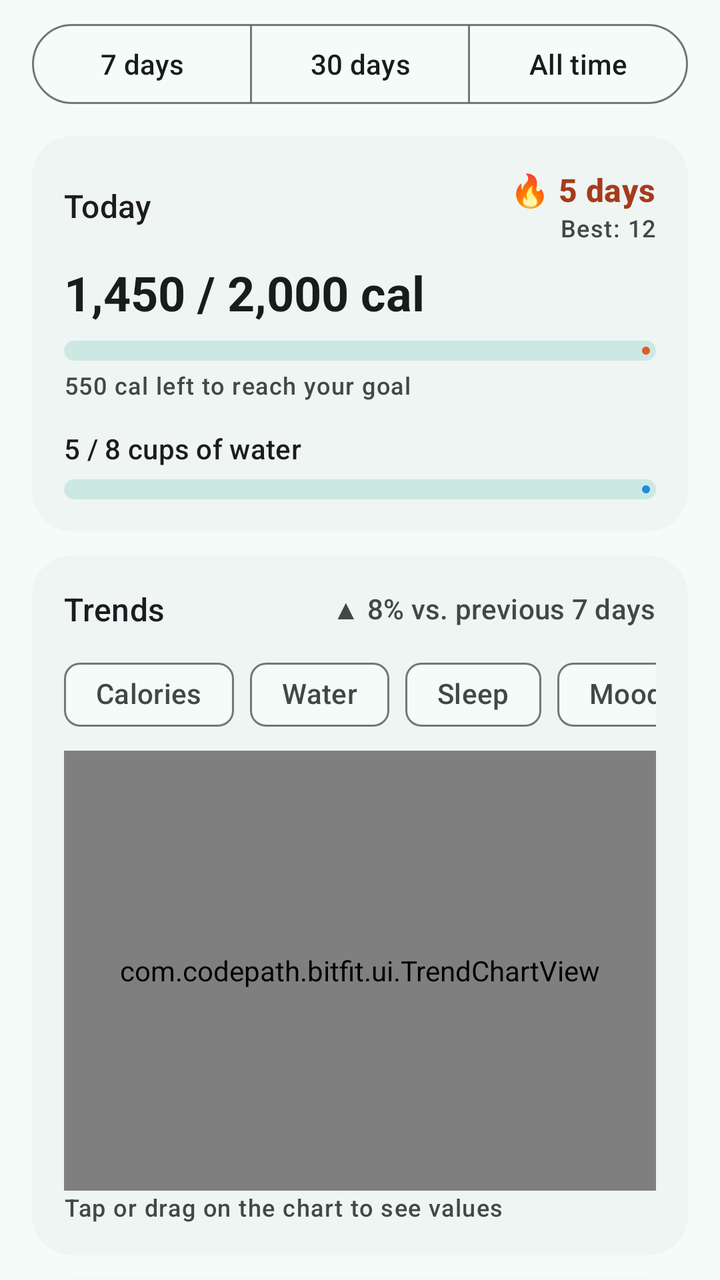
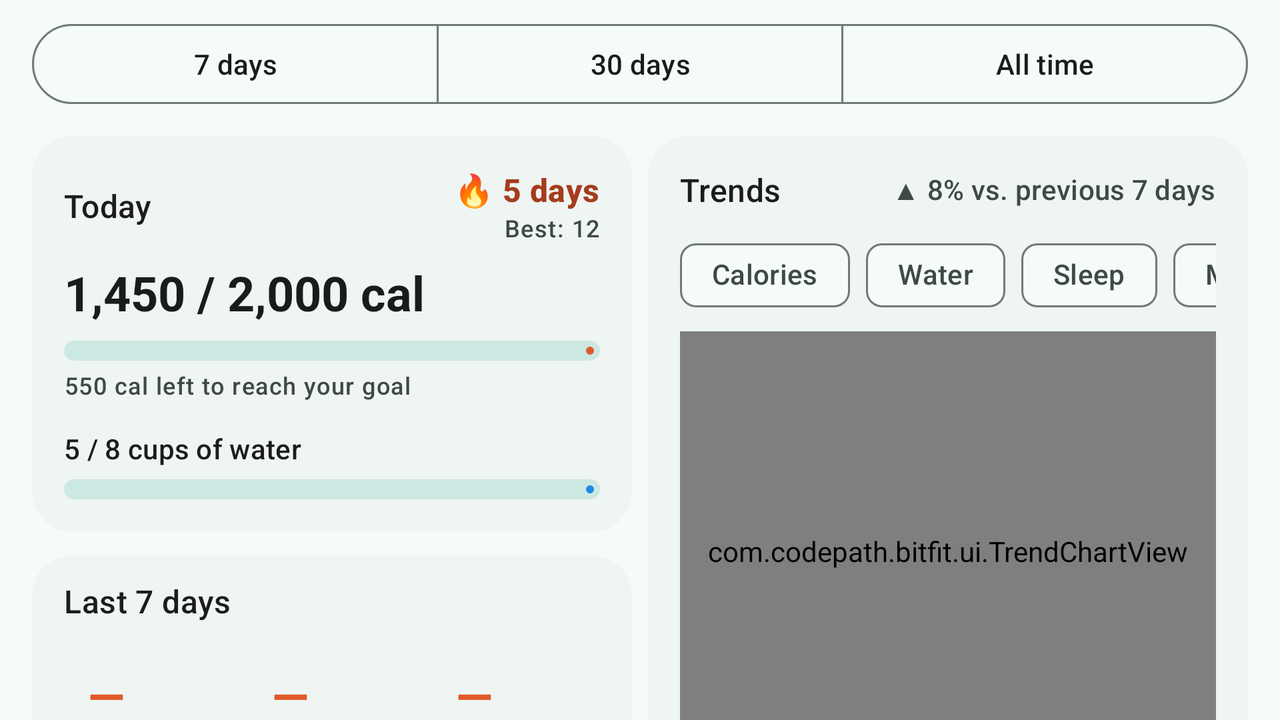

One screen, two layout resources from the same app: the default and the repository's alternative for another configuration. Each is rendered where Android would select it; the XML of both is given below.
<!-- AndroidManifest.xml: application theme Theme.BitFit -->
<!-- res/layout/fragment_dashboard.xml -->
<?xml version="1.0" encoding="utf-8"?>
<FrameLayout xmlns:android="http://schemas.android.com/apk/res/android"
    xmlns:app="http://schemas.android.com/apk/res-auto"
    android:layout_width="match_parent"
    android:layout_height="match_parent">

    <androidx.core.widget.NestedScrollView
        android:id="@+id/dashboard_content"
        android:layout_width="match_parent"
        android:layout_height="match_parent"
        android:clipToPadding="false"
        android:paddingHorizontal="12dp"
        android:paddingTop="8dp"
        android:paddingBottom="96dp">

        <LinearLayout
            android:layout_width="match_parent"
            android:layout_height="wrap_content"
            android:orientation="vertical">

            <com.google.android.material.button.MaterialButtonToggleGroup
                android:id="@+id/range_toggle"
                android:layout_width="match_parent"
                android:layout_height="wrap_content"
                android:layout_marginHorizontal="4dp"
                app:selectionRequired="true"
                app:singleSelection="true">

                <Button
                    android:id="@+id/range_week"
                    style="?attr/materialButtonOutlinedStyle"
                    android:layout_width="0dp"
                    android:layout_height="wrap_content"
                    android:layout_weight="1"
                    android:text="@string/range_week" />

                <Button
                    android:id="@+id/range_month"
                    style="?attr/materialButtonOutlinedStyle"
                    android:layout_width="0dp"
                    android:layout_height="wrap_content"
                    android:layout_weight="1"
                    android:text="@string/range_month" />

                <Button
                    android:id="@+id/range_all"
                    style="?attr/materialButtonOutlinedStyle"
                    android:layout_width="0dp"
                    android:layout_height="wrap_content"
                    android:layout_weight="1"
                    android:text="@string/range_all" />
            </com.google.android.material.button.MaterialButtonToggleGroup>
                <include
                    android:id="@+id/today_card"
                    layout="@layout/card_today"
                    android:layout_width="match_parent"
                    android:layout_height="wrap_content"
                    android:layout_marginHorizontal="4dp"
                    android:layout_marginTop="12dp" />
                <include
                    android:id="@+id/trend_card"
                    layout="@layout/card_trend"
                    android:layout_width="match_parent"
                    android:layout_height="wrap_content"
                    android:layout_marginHorizontal="4dp"
                    android:layout_marginTop="12dp" />
                <include
                    android:id="@+id/stats_card"
                    layout="@layout/card_stats"
                    android:layout_width="match_parent"
                    android:layout_height="wrap_content"
                    android:layout_marginHorizontal="4dp"
                    android:layout_marginTop="12dp" />
        </LinearLayout>
    </androidx.core.widget.NestedScrollView>

    <androidx.core.widget.NestedScrollView
        android:id="@+id/empty_state"
        android:layout_width="match_parent"
        android:layout_height="match_parent"
        android:fillViewport="true"
        android:visibility="gone">

        <LinearLayout
            android:layout_width="match_parent"
            android:layout_height="wrap_content"
            android:layout_gravity="center"
            android:gravity="center_horizontal"
            android:orientation="vertical"
            android:padding="32dp">

            <TextView
                android:layout_width="wrap_content"
                android:layout_height="wrap_content"
                android:importantForAccessibility="no"
                android:text="📊"
                android:textSize="56sp" />

            <TextView
                android:layout_width="wrap_content"
                android:layout_height="wrap_content"
                android:layout_marginTop="12dp"
                android:text="@string/dashboard_empty_title"
                android:textAppearance="@style/TextAppearance.Material3.TitleLarge" />

            <TextView
                android:layout_width="wrap_content"
                android:layout_height="wrap_content"
                android:layout_marginTop="8dp"
                android:gravity="center"
                android:maxWidth="380dp"
                android:text="@string/dashboard_empty_body"
                android:textAppearance="@style/TextAppearance.Material3.BodyMedium"
                android:textColor="?attr/colorOnSurfaceVariant" />

            <com.google.android.material.button.MaterialButton
                android:id="@+id/empty_action"
                android:layout_width="wrap_content"
                android:layout_height="wrap_content"
                android:layout_marginTop="20dp"
                android:text="@string/empty_action"
                app:icon="@drawable/ic_add" />
        </LinearLayout>
    </androidx.core.widget.NestedScrollView>
</FrameLayout>
<!-- res/layout/card_today.xml (included above) -->
<?xml version="1.0" encoding="utf-8"?>
<com.google.android.material.card.MaterialCardView xmlns:android="http://schemas.android.com/apk/res/android"
    xmlns:app="http://schemas.android.com/apk/res-auto"
    xmlns:tools="http://schemas.android.com/tools"
    android:layout_width="match_parent"
    android:layout_height="wrap_content">

    <LinearLayout
        android:layout_width="match_parent"
        android:layout_height="wrap_content"
        android:orientation="vertical"
        android:padding="16dp">

        <LinearLayout
            android:layout_width="match_parent"
            android:layout_height="wrap_content"
            android:gravity="center_vertical"
            android:orientation="horizontal">

            <TextView
                android:layout_width="0dp"
                android:layout_height="wrap_content"
                android:layout_weight="1"
                android:text="@string/today_title"
                android:textAppearance="@style/TextAppearance.Material3.TitleMedium" />

            <LinearLayout
                android:layout_width="wrap_content"
                android:layout_height="wrap_content"
                android:gravity="end"
                android:orientation="vertical">

                <TextView
                    android:id="@+id/streak_value"
                    android:layout_width="wrap_content"
                    android:layout_height="wrap_content"
                    android:textAppearance="@style/TextAppearance.Material3.TitleMedium"
                    android:textColor="?attr/colorTertiary"
                    android:textStyle="bold"
                    tools:text="🔥 5 days" />

                <TextView
                    android:id="@+id/best_streak_value"
                    android:layout_width="wrap_content"
                    android:layout_height="wrap_content"
                    android:textAppearance="@style/TextAppearance.BitFit.StatLabel"
                    tools:text="Best: 12" />
            </LinearLayout>
        </LinearLayout>

        <TextView
            android:id="@+id/today_calories"
            android:layout_width="wrap_content"
            android:layout_height="wrap_content"
            android:layout_marginTop="8dp"
            android:textAppearance="@style/TextAppearance.BitFit.StatValue"
            tools:text="1,450 / 2,000 cal" />

        <com.google.android.material.progressindicator.LinearProgressIndicator
            android:id="@+id/today_calories_progress"
            android:layout_width="match_parent"
            android:layout_height="wrap_content"
            android:layout_marginTop="8dp"
            app:indicatorColor="@color/metric_calories"
            app:trackCornerRadius="6dp"
            app:trackThickness="10dp" />

        <TextView
            android:id="@+id/today_calories_hint"
            android:layout_width="wrap_content"
            android:layout_height="wrap_content"
            android:layout_marginTop="4dp"
            android:textAppearance="@style/TextAppearance.BitFit.StatLabel"
            tools:text="550 cal left to reach your goal" />

        <TextView
            android:id="@+id/today_water"
            android:layout_width="wrap_content"
            android:layout_height="wrap_content"
            android:layout_marginTop="14dp"
            android:textAppearance="@style/TextAppearance.Material3.TitleSmall"
            tools:text="5 / 8 cups of water" />

        <com.google.android.material.progressindicator.LinearProgressIndicator
            android:id="@+id/today_water_progress"
            android:layout_width="match_parent"
            android:layout_height="wrap_content"
            android:layout_marginTop="6dp"
            app:indicatorColor="@color/metric_water"
            app:trackCornerRadius="6dp"
            app:trackThickness="10dp" />
    </LinearLayout>
</com.google.android.material.card.MaterialCardView>
<!-- res/layout/card_trend.xml (included above) -->
<?xml version="1.0" encoding="utf-8"?>
<com.google.android.material.card.MaterialCardView xmlns:android="http://schemas.android.com/apk/res/android"
    xmlns:app="http://schemas.android.com/apk/res-auto"
    xmlns:tools="http://schemas.android.com/tools"
    android:layout_width="match_parent"
    android:layout_height="wrap_content">

    <LinearLayout
        android:layout_width="match_parent"
        android:layout_height="wrap_content"
        android:orientation="vertical"
        android:padding="16dp">

        <LinearLayout
            android:layout_width="match_parent"
            android:layout_height="wrap_content"
            android:gravity="center_vertical"
            android:orientation="horizontal">

            <TextView
                android:layout_width="0dp"
                android:layout_height="wrap_content"
                android:layout_weight="1"
                android:text="@string/trend_title"
                android:textAppearance="@style/TextAppearance.Material3.TitleMedium" />

            <TextView
                android:id="@+id/trend_change"
                android:layout_width="wrap_content"
                android:layout_height="wrap_content"
                android:textAppearance="@style/TextAppearance.Material3.LabelLarge"
                android:textColor="?attr/colorOnSurfaceVariant"
                tools:text="▲ 8% vs. previous 7 days" />
        </LinearLayout>

        <HorizontalScrollView
            android:layout_width="match_parent"
            android:layout_height="wrap_content"
            android:layout_marginTop="8dp"
            android:scrollbars="none">

            <com.google.android.material.chip.ChipGroup
                android:id="@+id/metric_chips"
                android:layout_width="wrap_content"
                android:layout_height="wrap_content"
                app:selectionRequired="true"
                app:singleLine="true"
                app:singleSelection="true">

                <com.google.android.material.chip.Chip
                    android:id="@+id/chip_calories"
                    style="@style/Widget.Material3.Chip.Filter"
                    android:layout_width="wrap_content"
                    android:layout_height="wrap_content"
                    android:text="@string/metric_calories" />

                <com.google.android.material.chip.Chip
                    android:id="@+id/chip_water"
                    style="@style/Widget.Material3.Chip.Filter"
                    android:layout_width="wrap_content"
                    android:layout_height="wrap_content"
                    android:text="@string/metric_water" />

                <com.google.android.material.chip.Chip
                    android:id="@+id/chip_sleep"
                    style="@style/Widget.Material3.Chip.Filter"
                    android:layout_width="wrap_content"
                    android:layout_height="wrap_content"
                    android:text="@string/metric_sleep" />

                <com.google.android.material.chip.Chip
                    android:id="@+id/chip_mood"
                    style="@style/Widget.Material3.Chip.Filter"
                    android:layout_width="wrap_content"
                    android:layout_height="wrap_content"
                    android:text="@string/metric_mood" />
            </com.google.android.material.chip.ChipGroup>
        </HorizontalScrollView>

        <com.codepath.bitfit.ui.TrendChartView
            android:id="@+id/trend_chart"
            android:layout_width="match_parent"
            android:layout_height="220dp"
            android:layout_marginTop="4dp" />

        <TextView
            android:layout_width="wrap_content"
            android:layout_height="wrap_content"
            android:text="@string/trend_hint"
            android:textAppearance="@style/TextAppearance.BitFit.StatLabel" />
    </LinearLayout>
</com.google.android.material.card.MaterialCardView>
<!-- res/layout/card_stats.xml (included above) -->
<?xml version="1.0" encoding="utf-8"?>
<com.google.android.material.card.MaterialCardView xmlns:android="http://schemas.android.com/apk/res/android"
    xmlns:tools="http://schemas.android.com/tools"
    android:layout_width="match_parent"
    android:layout_height="wrap_content">

    <LinearLayout
        android:layout_width="match_parent"
        android:layout_height="wrap_content"
        android:orientation="vertical"
        android:padding="12dp">

        <TextView
            android:id="@+id/stats_title"
            android:layout_width="wrap_content"
            android:layout_height="wrap_content"
            android:layout_marginStart="4dp"
            android:layout_marginBottom="4dp"
            android:textAppearance="@style/TextAppearance.Material3.TitleMedium"
            tools:text="Last 7 days" />

        <LinearLayout
            android:layout_width="match_parent"
            android:layout_height="wrap_content"
            android:orientation="horizontal">
            <LinearLayout style="@style/Widget.BitFit.StatTile">
                <TextView
                    android:id="@+id/stat_avg_calories"
                    android:layout_width="wrap_content"
                    android:layout_height="wrap_content"
                    android:maxLines="1"
                    android:textAppearance="@style/TextAppearance.BitFit.StatValue"
                    android:textColor="@color/metric_calories"
                    tools:text="—" />
                <TextView
                    android:layout_width="wrap_content"
                    android:layout_height="wrap_content"
                    android:text="@string/stat_avg_calories"
                    android:textAppearance="@style/TextAppearance.BitFit.StatLabel" />
            </LinearLayout>
            <LinearLayout style="@style/Widget.BitFit.StatTile">
                <TextView
                    android:id="@+id/stat_min_calories"
                    android:layout_width="wrap_content"
                    android:layout_height="wrap_content"
                    android:maxLines="1"
                    android:textAppearance="@style/TextAppearance.BitFit.StatValue"
                    android:textColor="@color/metric_calories"
                    tools:text="—" />
                <TextView
                    android:layout_width="wrap_content"
                    android:layout_height="wrap_content"
                    android:text="@string/stat_min_calories"
                    android:textAppearance="@style/TextAppearance.BitFit.StatLabel" />
            </LinearLayout>
            <LinearLayout style="@style/Widget.BitFit.StatTile">
                <TextView
                    android:id="@+id/stat_max_calories"
                    android:layout_width="wrap_content"
                    android:layout_height="wrap_content"
                    android:maxLines="1"
                    android:textAppearance="@style/TextAppearance.BitFit.StatValue"
                    android:textColor="@color/metric_calories"
                    tools:text="—" />
                <TextView
                    android:layout_width="wrap_content"
                    android:layout_height="wrap_content"
                    android:text="@string/stat_max_calories"
                    android:textAppearance="@style/TextAppearance.BitFit.StatLabel" />
            </LinearLayout>
        </LinearLayout>
        <LinearLayout
            android:layout_width="match_parent"
            android:layout_height="wrap_content"
            android:orientation="horizontal">
            <LinearLayout style="@style/Widget.BitFit.StatTile">
                <TextView
                    android:id="@+id/stat_avg_water"
                    android:layout_width="wrap_content"
                    android:layout_height="wrap_content"
                    android:maxLines="1"
                    android:textAppearance="@style/TextAppearance.BitFit.StatValue"
                    android:textColor="@color/metric_water"
                    tools:text="—" />
                <TextView
                    android:layout_width="wrap_content"
                    android:layout_height="wrap_content"
                    android:text="@string/stat_avg_water"
                    android:textAppearance="@style/TextAppearance.BitFit.StatLabel" />
            </LinearLayout>
            <LinearLayout style="@style/Widget.BitFit.StatTile">
                <TextView
                    android:id="@+id/stat_avg_sleep"
                    android:layout_width="wrap_content"
                    android:layout_height="wrap_content"
                    android:maxLines="1"
                    android:textAppearance="@style/TextAppearance.BitFit.StatValue"
                    android:textColor="@color/metric_sleep"
                    tools:text="—" />
                <TextView
                    android:layout_width="wrap_content"
                    android:layout_height="wrap_content"
                    android:text="@string/stat_avg_sleep"
                    android:textAppearance="@style/TextAppearance.BitFit.StatLabel" />
            </LinearLayout>
            <LinearLayout style="@style/Widget.BitFit.StatTile">
                <TextView
                    android:id="@+id/stat_avg_mood"
                    android:layout_width="wrap_content"
                    android:layout_height="wrap_content"
                    android:maxLines="1"
                    android:textAppearance="@style/TextAppearance.BitFit.StatValue"
                    android:textColor="@color/metric_mood"
                    tools:text="—" />
                <TextView
                    android:layout_width="wrap_content"
                    android:layout_height="wrap_content"
                    android:text="@string/stat_avg_mood"
                    android:textAppearance="@style/TextAppearance.BitFit.StatLabel" />
            </LinearLayout>
        </LinearLayout>
        <LinearLayout
            android:layout_width="match_parent"
            android:layout_height="wrap_content"
            android:orientation="horizontal">
            <LinearLayout style="@style/Widget.BitFit.StatTile">
                <TextView
                    android:id="@+id/stat_days_logged"
                    android:layout_width="wrap_content"
                    android:layout_height="wrap_content"
                    android:maxLines="1"
                    android:textAppearance="@style/TextAppearance.BitFit.StatValue"
                    android:textColor="?attr/colorPrimary"
                    tools:text="—" />
                <TextView
                    android:layout_width="wrap_content"
                    android:layout_height="wrap_content"
                    android:text="@string/stat_days_logged"
                    android:textAppearance="@style/TextAppearance.BitFit.StatLabel" />
            </LinearLayout>
            <LinearLayout style="@style/Widget.BitFit.StatTile">
                <TextView
                    android:id="@+id/stat_over_goal"
                    android:layout_width="wrap_content"
                    android:layout_height="wrap_content"
                    android:maxLines="1"
                    android:textAppearance="@style/TextAppearance.BitFit.StatValue"
                    android:textColor="?attr/colorError"
                    tools:text="—" />
                <TextView
                    android:layout_width="wrap_content"
                    android:layout_height="wrap_content"
                    android:text="@string/stat_over_goal"
                    android:textAppearance="@style/TextAppearance.BitFit.StatLabel" />
            </LinearLayout>
        </LinearLayout>
    </LinearLayout>
</com.google.android.material.card.MaterialCardView>
<!-- resources referenced by this layout -->
<resources>
  <color name="metric_calories">#E0592A</color>
  <color name="metric_mood">#C98A00</color>
  <color name="metric_sleep">#6A4FC8</color>
  <color name="metric_water">#1E88E5</color>
  <string name="dashboard_empty_body">Add a few entries to see averages, streaks and trends. Tip: Settings → \"Add sample entries\" fills in 30 days of demo data.</string>
  <string name="dashboard_empty_title">Your dashboard is waiting</string>
  <string name="empty_action">Log your first day</string>
  <string name="metric_calories">Calories</string>
  <string name="metric_mood">Mood</string>
  <string name="metric_sleep">Sleep</string>
  <string name="metric_water">Water</string>
  <string name="range_all">All time</string>
  <string name="range_month">30 days</string>
  <string name="range_week">7 days</string>
  <string name="stat_avg_calories">Cal / day</string>
  <string name="stat_avg_mood">Avg mood</string>
  <string name="stat_avg_sleep">Avg sleep</string>
  <string name="stat_avg_water">Cups / day</string>
  <string name="stat_days_logged">Days logged</string>
  <string name="stat_max_calories">Highest day</string>
  <string name="stat_min_calories">Lowest day</string>
  <string name="stat_over_goal">Days over goal</string>
  <string name="today_title">Today</string>
  <string name="trend_hint">Tap or drag on the chart to see values</string>
  <string name="trend_title">Trends</string>
  <style name="TextAppearance.BitFit.StatLabel" parent="TextAppearance.Material3.LabelMedium">
          <item name="android:textColor">?attr/colorOnSurfaceVariant</item>
      </style>
  <style name="TextAppearance.BitFit.StatValue" parent="TextAppearance.Material3.HeadlineSmall">
          <item name="android:textStyle">bold</item>
          <item name="android:textColor">?attr/colorOnSurface</item>
      </style>
  <style name="Theme.BitFit" parent="Base.Theme.BitFit" />
  <color name="md_primary">#006A60</color>
  <color name="md_on_primary">#FFFFFF</color>
  <color name="md_primary_container">#9EF2E3</color>
  <color name="md_on_primary_container">#00201C</color>
  <color name="md_secondary">#4A635F</color>
  <color name="md_on_secondary">#FFFFFF</color>
  <color name="md_secondary_container">#CCE8E2</color>
  <color name="md_on_secondary_container">#05201C</color>
  <color name="md_tertiary">#A63B1D</color>
  <color name="md_on_tertiary">#FFFFFF</color>
  <color name="md_tertiary_container">#FFDBD0</color>
  <color name="md_on_tertiary_container">#3B0900</color>
  <color name="md_error">#BA1A1A</color>
  <color name="md_on_error">#FFFFFF</color>
  <color name="md_error_container">#FFDAD6</color>
  <color name="md_on_error_container">#410002</color>
  <color name="md_background">#F4FBF8</color>
  <color name="md_on_background">#171D1B</color>
  <color name="md_surface">#F4FBF8</color>
  <color name="md_on_surface">#171D1B</color>
  <color name="md_surface_variant">#DAE5E1</color>
  <color name="md_on_surface_variant">#3F4947</color>
  <color name="md_outline">#6F7977</color>
  <color name="md_outline_variant">#BEC9C5</color>
  <color name="md_surface_container_lowest">#FFFFFF</color>
  <color name="md_surface_container_low">#EEF5F2</color>
  <color name="md_surface_container">#E8EFEC</color>
  <color name="md_surface_container_high">#E3EAE6</color>
  <color name="md_surface_container_highest">#DDE4E1</color>
  <style name="Widget.BitFit.Card" parent="Widget.Material3.CardView.Filled">
          <item name="cardBackgroundColor">?attr/colorSurfaceContainerLow</item>
          <item name="shapeAppearance">@style/ShapeAppearance.BitFit.Card</item>
      </style>
  <style name="ShapeAppearance.BitFit.Card" parent="">
          <item name="cornerFamily">rounded</item>
          <item name="cornerSize">20dp</item>
      </style>
  <!-- some entries are left out for length -->
</resources>
<!-- res/layout-land/fragment_dashboard.xml (the repository's variant of the layout above) -->
<!-- drawn on the phone turned sideways -->
<?xml version="1.0" encoding="utf-8"?>
<FrameLayout xmlns:android="http://schemas.android.com/apk/res/android"
    xmlns:app="http://schemas.android.com/apk/res-auto"
    android:layout_width="match_parent"
    android:layout_height="match_parent">

    <androidx.core.widget.NestedScrollView
        android:id="@+id/dashboard_content"
        android:layout_width="match_parent"
        android:layout_height="match_parent"
        android:clipToPadding="false"
        android:paddingHorizontal="12dp"
        android:paddingTop="8dp"
        android:paddingBottom="24dp">

        <LinearLayout
            android:layout_width="match_parent"
            android:layout_height="wrap_content"
            android:orientation="vertical">

            <com.google.android.material.button.MaterialButtonToggleGroup
                android:id="@+id/range_toggle"
                android:layout_width="match_parent"
                android:layout_height="wrap_content"
                android:layout_marginHorizontal="4dp"
                app:selectionRequired="true"
                app:singleSelection="true">

                <Button
                    android:id="@+id/range_week"
                    style="?attr/materialButtonOutlinedStyle"
                    android:layout_width="0dp"
                    android:layout_height="wrap_content"
                    android:layout_weight="1"
                    android:text="@string/range_week" />

                <Button
                    android:id="@+id/range_month"
                    style="?attr/materialButtonOutlinedStyle"
                    android:layout_width="0dp"
                    android:layout_height="wrap_content"
                    android:layout_weight="1"
                    android:text="@string/range_month" />

                <Button
                    android:id="@+id/range_all"
                    style="?attr/materialButtonOutlinedStyle"
                    android:layout_width="0dp"
                    android:layout_height="wrap_content"
                    android:layout_weight="1"
                    android:text="@string/range_all" />
            </com.google.android.material.button.MaterialButtonToggleGroup>
            
            <LinearLayout
                android:layout_width="match_parent"
                android:layout_height="wrap_content"
                android:baselineAligned="false"
                android:orientation="horizontal">

                <LinearLayout
                    android:layout_width="0dp"
                    android:layout_height="wrap_content"
                    android:layout_weight="1"
                    android:orientation="vertical">
                <include
                    android:id="@+id/today_card"
                    layout="@layout/card_today"
                    android:layout_width="match_parent"
                    android:layout_height="wrap_content"
                    android:layout_marginHorizontal="4dp"
                    android:layout_marginTop="12dp" />
                <include
                    android:id="@+id/stats_card"
                    layout="@layout/card_stats"
                    android:layout_width="match_parent"
                    android:layout_height="wrap_content"
                    android:layout_marginHorizontal="4dp"
                    android:layout_marginTop="12dp" />
                </LinearLayout>

                <LinearLayout
                    android:layout_width="0dp"
                    android:layout_height="wrap_content"
                    android:layout_weight="1"
                    android:orientation="vertical">
                <include
                    android:id="@+id/trend_card"
                    layout="@layout/card_trend"
                    android:layout_width="match_parent"
                    android:layout_height="wrap_content"
                    android:layout_marginHorizontal="4dp"
                    android:layout_marginTop="12dp" />
                </LinearLayout>
            </LinearLayout>
        </LinearLayout>
    </androidx.core.widget.NestedScrollView>

    <androidx.core.widget.NestedScrollView
        android:id="@+id/empty_state"
        android:layout_width="match_parent"
        android:layout_height="match_parent"
        android:fillViewport="true"
        android:visibility="gone">

        <LinearLayout
            android:layout_width="match_parent"
            android:layout_height="wrap_content"
            android:layout_gravity="center"
            android:gravity="center_horizontal"
            android:orientation="vertical"
            android:padding="32dp">

            <TextView
                android:layout_width="wrap_content"
                android:layout_height="wrap_content"
                android:importantForAccessibility="no"
                android:text="📊"
                android:textSize="56sp" />

            <TextView
                android:layout_width="wrap_content"
                android:layout_height="wrap_content"
                android:layout_marginTop="12dp"
                android:text="@string/dashboard_empty_title"
                android:textAppearance="@style/TextAppearance.Material3.TitleLarge" />

            <TextView
                android:layout_width="wrap_content"
                android:layout_height="wrap_content"
                android:layout_marginTop="8dp"
                android:gravity="center"
                android:maxWidth="380dp"
                android:text="@string/dashboard_empty_body"
                android:textAppearance="@style/TextAppearance.Material3.BodyMedium"
                android:textColor="?attr/colorOnSurfaceVariant" />

            <com.google.android.material.button.MaterialButton
                android:id="@+id/empty_action"
                android:layout_width="wrap_content"
                android:layout_height="wrap_content"
                android:layout_marginTop="20dp"
                android:text="@string/empty_action"
                app:icon="@drawable/ic_add" />
        </LinearLayout>
    </androidx.core.widget.NestedScrollView>
</FrameLayout>
